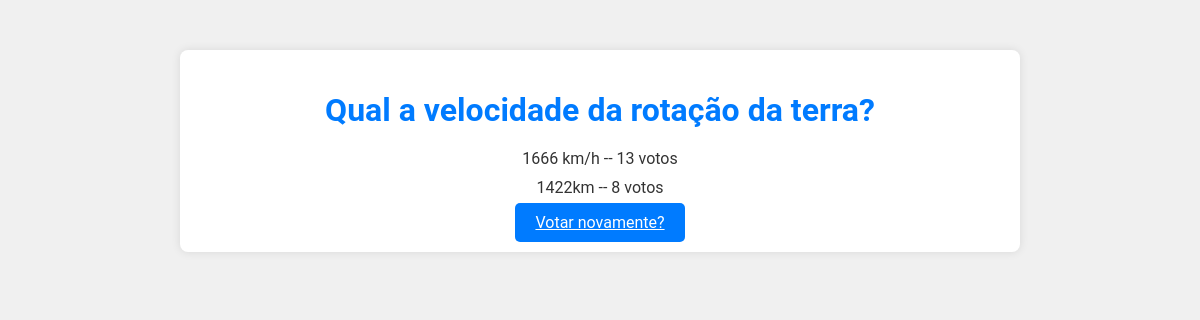
The page /polls/4/results/ on the database its author committed.
### polls/models.py (models this page shows, shortened)
class Question(models.Model):
    question_text = models.CharField(max_length=200)
    pub_date = models.DateTimeField("date published")

class Choice(models.Model):
    question = models.ForeignKey(Question, on_delete=models.CASCADE)
    choice_text = models.CharField(max_length=200)
    votes = models.IntegerField(default=0)

### polls/views.py (the view)
# urls.py: path("<int:pk>/results/", views.ResultsView.as_view(), name="results"),
class ResultsView(generic.DetailView):
    model = Question
    template_name = "polls/results.html"
    def get_context_data(self, **kwargs):
        context = super().get_context_data(**kwargs)
        question = self.object
        context['ordered_choices'] = question.choice_set.order_by('-votes')
        return context

### polls/templates/polls/results.html
{% load static %}
<link rel="stylesheet" type="text/css" href="{% static 'css/style.css' %}">
<div class="container">
<h1>{{ question.question_text }}</h1>
<ul>
{% for choice in ordered_choices %}
    <li>{{ choice.choice_text }} -- {{ choice.votes }} voto{{ choice.votes|pluralize  }}</li>
{% endfor %}
</ul>
<a class="btn" href="{% url 'polls:detail' question.id %}"> Votar novamente?</a><br>
</div>

### polls/static/css/style.css (style rules this page uses)
.container { width: 80%; max-width: 800px; margin: 50px auto; background-color: #fff; padding: 20px; box-shadow: 0 0 10px rgba(0, 0, 0, 0.1); border-radius: 8px; text-align: center; }
h1 { color: #007BFF; margin-bottom: 20px; }
ul { list-style: none; padding: 0; }
ul li { margin: 10px 0; }
.btn { background-color: #007BFF; color: white; border: none; padding: 10px 20px; font-size: 16px; border-radius: 5px; cursor: pointer; margin-top: 20px; }

### rows shown on the page
Question: question_text "Qual a velocidade da rotação da terra?"
Choice: choice_text "1666 km/h", votes "13"
Choice: choice_text "1422km", votes "8"
